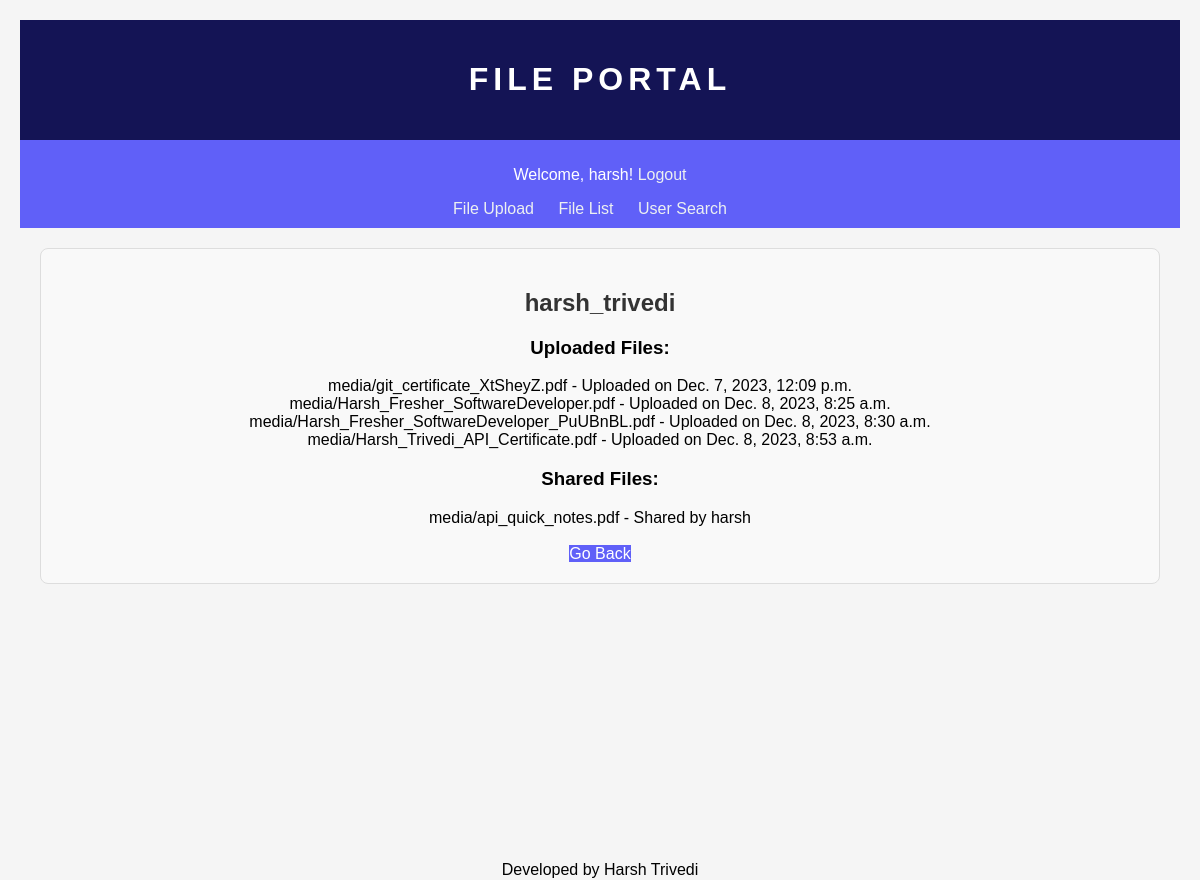
The app's page /profiles/harsh_trivedi/ (signed in) with its own data.
### fileapp/models.py (models this page shows, shortened)
class UploadedFile(models.Model):
    user=models.ForeignKey(User,on_delete=models.CASCADE)
    file=models.FileField(upload_to='media/')
    upload_date=models.DateTimeField(auto_now_add=True)
    shared_with=models.ManyToManyField(User,related_name='shared_files')
    shared=models.BooleanField(default=False)

### profileapp/views.py (the view)
# urls.py: path('<str:username>/', views.userprofileview, name='user_profile'),
def userprofileview(request, username):
    user = get_object_or_404(User, username=username)
    uploaded_files = UploadedFile.objects.filter(user=user)
    shared_files=user.shared_files.all()
    context = {
        'user_profile': user,
        'uploaded_files': uploaded_files,
        'shared_files':shared_files,
    }
    return render(request, 'profileapp/userprofile.html', context)

### templates/profileapp/userprofile.html
{% extends 'fileapp/base.html' %}
{% load static %}
{% block body_block %}
  <link rel="stylesheet" href="{% static 'profileapp/css/profilestyle.css' %}">
  <div class="userprofile">
    <h2>{{ user_profile.username }}</h2>
    <h3>Uploaded Files:</h3>
    {% if uploaded_files %}
      <ul>
        {% for file in uploaded_files %}
          <li>{{ file.file.name }} - Uploaded on {{ file.upload_date }}</li><br>
        {% endfor %}
      </ul>
    {% else %}
      <p>No files uploaded yet.</p>
    {% endif %}
    <h3>Shared Files:</h3>
    {%if shared_files%}
    <ul>
      {%for file in shared_files%}
      <li>{{file.file.name}} - Shared by {{file.user.username}}</li><br>
      {%endfor%}
    </ul>
    {%else%}
    <p>No shared files yet..</p>
    {%endif%}
    <br>
    <a href="{%url 'user_search'%}">Go Back</a>
  </div>
{% endblock %}

### templates/fileapp/base.html (shortened to what this page needs)
<!DOCTYPE html>
{% load static %}
<html lang="en">
<head>
    <link rel="stylesheet" href="{% static 'fileapp/css/basestyle.css' %}">
</head>
<body>
    <div class="container">
        <div class="header">
            <h1>FILE PORTAL</h1>
        </div>
        <div class="nav">
            {% if user.is_authenticated %}
                <p>Welcome, {{ user.username }}! <a href="{% url 'logout' %}">Logout</a></p>
                <nav>
                    <ul>
                        <li><a href="{% url 'upload' %}">File Upload</a></li>
                        <li><a href="{% url 'filelist' %}">File List</a></li>
                        <li><a href="{% url 'user_search' %}">User Search</a></li>
                    </ul>
                </nav>
            {% else %}
                <p><a href="{% url 'login' %}">Login</a> | <a href="{% url 'register' %}">Sign Up</a></p>
            {% endif %}
        </div>
        <div class="bodyclass">
            {% block body_block %}{% endblock %}
        </div>
    </div>
    <footer>Developed by Harsh Trivedi</footer>
</body>
</html>

### static/fileapp/css/basestyle.css (style rules this page uses)
body { font-family: 'Arial', sans-serif; margin: 0; padding: 0; background-color: #f5f5f5; }
.container .header { background-color: rgb(20, 20, 85); color: #ecf0f1; padding:20px; text-align: center; }
.container .nav { background-color: rgb(96, 96, 248); padding:10px; color:white; text-align: center; }
.container { margin: 0 auto; padding: 20px; }
h1 { color:white; text-align: center; font-weight: bold; letter-spacing: 5px; }
.nav p { color:white; text-align: center; }
ul { list-style-type: none; padding: 0; margin: 0; }
li { display: inline-block; margin-right: 20px; }
a { text-decoration: none; color: #ecf0f1; transition: border-bottom 0.3s ease; }
footer { position: absolute; bottom: 0; width: 100%; height: 40px; color:black; text-align: center; line-height: 60px; }

### static/profileapp/css/profilestyle.css (style rules this page uses)
.userprofile { text-align: center; padding: 20px; margin: 20px; border: 1px solid #ddd; border-radius: 8px; background-color: #f9f9f9; }
.userprofile h2 { color: #333; }
.userprofile a { text-decoration: none; color: white; background-color: rgb(96, 96, 248); transition: border-bottom 0.5s ease; }

### records on screen
UploadedFile: file.name "media/git_certificate_XtSheyZ.pdf", upload_date "Dec. 7, 2023, 12:09 p.m."
UploadedFile: file.name "media/Harsh_Fresher_SoftwareDeveloper.pdf", upload_date "Dec. 8, 2023, 8:25 a.m."
UploadedFile: file.name "media/Harsh_Fresher_SoftwareDeveloper_PuUBnBL.pdf", upload_date "Dec. 8, 2023, 8:30 a.m."
UploadedFile: file.name "media/Harsh_Trivedi_API_Certificate.pdf", upload_date "Dec. 8, 2023, 8:53 a.m."
UploadedFile: file.name "media/api_quick_notes.pdf", user.username "harsh"

### other values on screen
{{ user.username }} "harsh"
{{ user_profile.username }} "harsh_trivedi"
